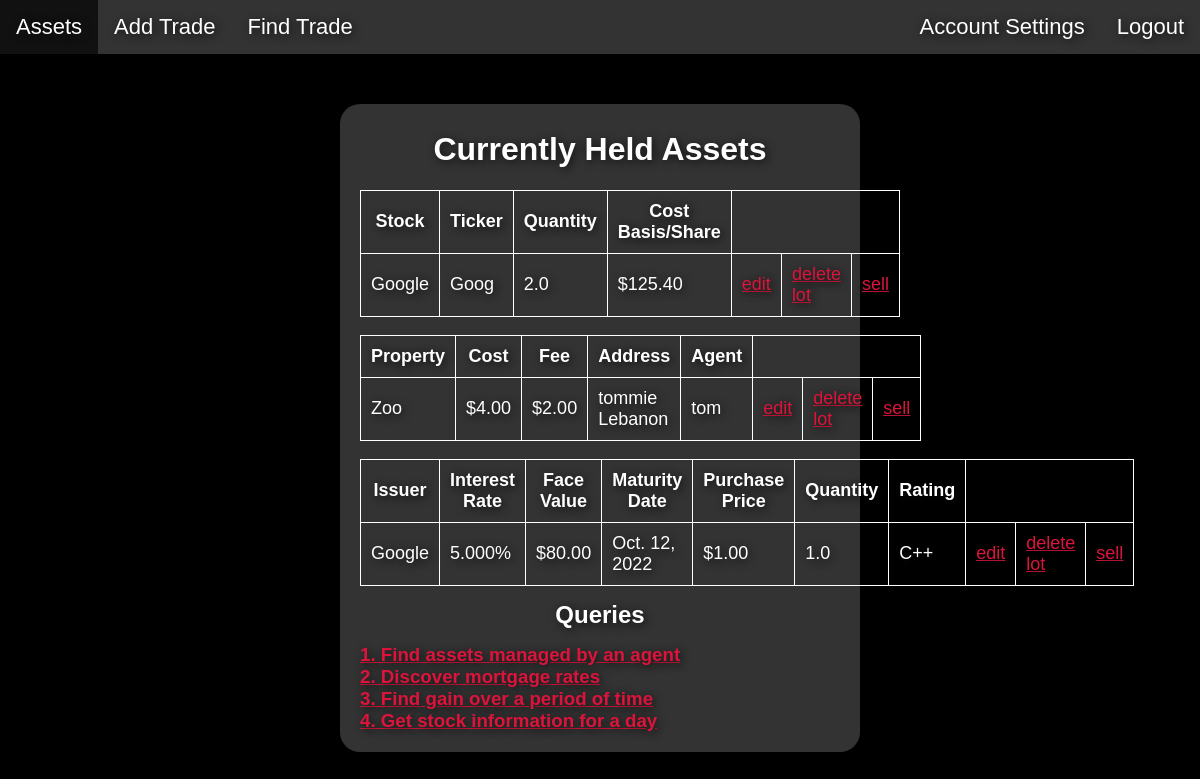
Page /assets/ (signed in) on the earlier database version.
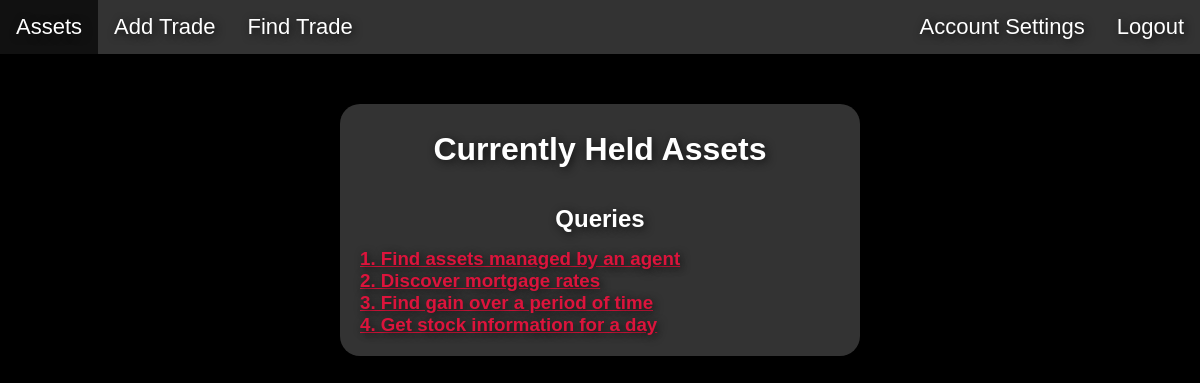
Same page on the later database version.
### assetman/models.py (models this page shows)
class Stock(models.Model):
    ticker = models.CharField(max_length=6, null=False, unique=True)
    yearHigh = models.DecimalField(max_digits=9, decimal_places=2, null=True)
    yearLow = models.DecimalField(max_digits=9, decimal_places=2, null=True)
    FK_asset_stock = models.ForeignKey(Asset, on_delete=models.CASCADE,  null=False, primary_key=True)

class Asset(models.Model):
    assetName = models.CharField(max_length=255, null=False)

class Trade(models.Model):
    class Meta:
        constraints = [
            models.CheckConstraint(check=models.Q(action='B') | models.Q(action='S'), name='actionConstraint'),
        ]
    action = models.CharField(max_length=1, null=False)
    tradeDate = models.DateField(null=False, default=now)
    pricePerAsset = models.DecimalField(max_digits=13, decimal_places=2, null=False, default=1)
    assetQuantity = models.FloatField(null=False, default=1.0)
    FK_trade = models.ForeignKey('self', null=True, on_delete=models.CASCADE)
    FK_asset_trade = models.ForeignKey(Asset, on_delete= models.CASCADE,  null=False)
    FK_agent_trade = models.ForeignKey(Agent, on_delete= models.CASCADE, null=True)

class Property(models.Model):
    totalfee = models.DecimalField(max_digits=11, decimal_places=2, null=False)
    FK_address_property = models.ForeignKey(Address, on_delete= models.CASCADE,  null=False, unique=True)
    FK_asset_property = models.ForeignKey(Asset, on_delete= models.CASCADE,  null=False, primary_key=True)

class Address(models.Model):
    street = models.CharField(max_length=255, null=False)
    zipCode = models.IntegerField()
    state = models.CharField(max_length=2, null=False)
    city = models.CharField(max_length=255, null=False)
    unitNum = models.IntegerField(null=True)

class Agent(models.Model):
    name = models.CharField(max_length=255, null=True)
    firmName = models.CharField(max_length=255, unique=True, null=True)
    FK_address_agent = models.ForeignKey(Address, on_delete= models.CASCADE,  null=True, unique=True)

class Bond(models.Model):
    maturityDate = models.DateField(null=False)
    interestRate = models.DecimalField(max_digits=5, decimal_places=3, null=False)
    faceValue = models.DecimalField(max_digits=11, decimal_places=2, null=False)
    issuer = models.CharField(max_length=255, null=False)
    rating = models.CharField(max_length=4)
    FK_asset_bond = models.ForeignKey(Asset, on_delete= models.CASCADE,  null=False, primary_key=True)

### assetman/views.py (the view)
# urls.py: 2. Add a URL to urlpatterns:  path('', views.home, name='home')
@login_required(login_url='/login')
def home(request):
    heldStocks, heldProperties, heldBonds, heldMiscAssets = getHoldings(request.user.id)
    context = {
        'stocks': heldStocks,
        'properties': heldProperties,
        'bonds': heldBonds,
        'misc': heldMiscAssets,
    }
    return render(request, 'assetman/home.html', context)

### assetman/joinedmodels.py (called while the page is built)
def calculateGain(stock, trade):
    snapshot = StockSnapshot.objects.filter(FK_stock_snapshot=stock).last()
    if snapshot is not None:
        latestPrice = snapshot.closePrice
        purchasePrice = trade.pricePerAsset
        return round((latestPrice - purchasePrice) / purchasePrice * 100, 2)
    else :
        return "Error"

### assetman/views.py (called while the page is built)
def getHoldings(userID) :
    userTrades = UserTrade.objects.filter(FK_user=userID)
    currentHoldings = []
    for trade in userTrades :
        c = None
        try :
            currentHoldings.append(CurrentHoldings.objects.get(FK_trade=trade.FK_trade))
        except :
            continue
    heldStocks = []
    heldProperties = []
    heldBonds = []
    heldMiscAssets = []
    for holding in currentHoldings:
        assetType, asset = get_asset_type(holding)
        if assetType == 's' :
            heldStocks.append(asset)
        elif assetType == 'p' :
            heldProperties.append(asset)
        elif assetType == 'b' :
            heldBonds.append(asset)
        else :
            heldMiscAssets.append(asset)
    return heldStocks, heldProperties, heldBonds, heldMiscAssets

### assetman/templates/assetman/home.html (shortened to what the changed rows need)
{% load static %}
<!DOCTYPE html>
<html lang="en" style="background-color:black; font-family:'Franklin Gothic Medium', 'Arial Narrow', Arial, sans-serif;">
  <head>
    <link rel="stylesheet" href="{% static 'assetman/style.css' %}">
  </head>
  <body style="margin:0px">
        <div class="topic" style="padding:6px 20px 20px 20px">
            <h1 class="header">Currently Held Assets</h1>
            {% if stocks %}
            <table>
                <tr>
                    <th>Stock</th>
                    <th>Ticker</th>
                    <th>Quantity</th>
                    <th>Cost Basis/Share</th>
                </tr>
                {% for stock in stocks %}
                    <tr>
                        <td>{{ stock.Stock.FK_asset_stock.assetName }}</td>
                        <td>{{ stock.Stock.ticker }}</td>
                        <td>{{ stock.Trade.assetQuantity }}</td>
                        <td>${{ stock.Trade.pricePerAsset }}</td>
                        <td><a href="editasset/{{ stock.Trade.id }}">edit</a></td>
                        <td><a href="delete/{{ stock.Trade.id }}/">delete lot</a></td>
                        <td><a href="sell/{{ stock.Trade.id }}">sell</a></td>
                    </tr>
                {% endfor %}
            </table>
            {% endif %}
            {% if properties %}
            <table>
                <tr>
                    <th>Property</th>
                    <th>Cost</th>
                    <th>Fee</th>
                    <th>Address</th>
                    <th>Agent</th>
                </tr>
                {% for property in properties %}
                    <tr>
                        <td>{{ property.Property.FK_asset_property.assetName }}</td>
                        <td>${{ property.Trade.pricePerAsset }}</td>
                        <td>${{ property.Property.totalfee }}</td>
                        <td>{{ property.Property.FK_address_property.street }} {{ property.Property.FK_address_property.city }}</td>
                        <td>{{ property.Trade.FK_agent_trade.name }}</td>
                        <td><a href="editasset/{{ property.Trade.id }}">edit</a></td>
                        <td><a href="delete/{{ property.Trade.id }}/">delete lot</a></td>
                        <td><a href="sell/{{ property.Trade.id }}">sell</a></td>
                    </tr>
                {% endfor %}
            </table>
            {% endif %}
            {% if bonds %}
            <table>
                <tr>
                    <th>Issuer</th>
                    <th>Interest Rate</th>
                    <th>Face Value</th>
                    <th>Maturity Date</th>
                    <th>Purchase Price</th>
                    <th>Quantity</th>
                    <th>Rating</th>
                </tr>
                {% for bond in bonds %}
                    <tr>
                        <td>{{ bond.Bond.issuer }}</td>
                        <td>{{ bond.Bond.interestRate }}%</td>
                        <td>${{ bond.Bond.faceValue }}</td>
                        <td>{{ bond.Bond.maturityDate }}</td>
                        <td>${{ bond.Trade.pricePerAsset }}</td>
                        <td>{{ bond.Trade.assetQuantity }}</td>
                        <td>{{ bond.Bond.rating }}</td>
                        <td><a href="editasset/{{ bond.Trade.id }}">edit</a></td>
                        <td><a href="delete/{{ bond.Trade.id }}/">delete lot</a></td>
                        <td><a href="sell/{{ bond.Trade.id }}">sell</a></td>
                    </tr>
                {% endfor %}
            </table>
            {% endif %}
            <div style="text-align:center; padding:15px 0px">
                <h2 class="topicheader">Queries</h2>
            </div>
        </div>
    </body>
</html>

Differences in the rows shown:
removed Stock: Stock.FK_asset_stock.assetName "Google", Stock.ticker "Goog"
removed Trade: Trade.assetQuantity "2.0", Trade.pricePerAsset "125.40"
removed Property: Property.FK_asset_property.assetName "Zoo", Property.totalfee "2.00", Property.FK_address_property.street "tommie", Property.FK_address_property.city "Lebanon"
removed Trade: Trade.pricePerAsset "4.00", Trade.FK_agent_trade.name "tom"
removed Bond: Bond.issuer "Google", Bond.interestRate "5.000", Bond.faceValue "80.00", Bond.maturityDate "Oct. 12, 2022", Bond.rating "C++"
removed Trade: Trade.pricePerAsset "1.00", Trade.assetQuantity "1.0"
Other differences:
text no longer shown: "Stock Ticker Quantity Cost Basis/Share Property Cost Fee Address Agent Issuer Interest Rate Face Value Maturity Date Purchase Price Quantity Rating"
list line gone: "$ edit delete lot sell"
list line gone: "$ $ edit delete lot sell"
list line gone: "% $ $ edit delete lot sell"
